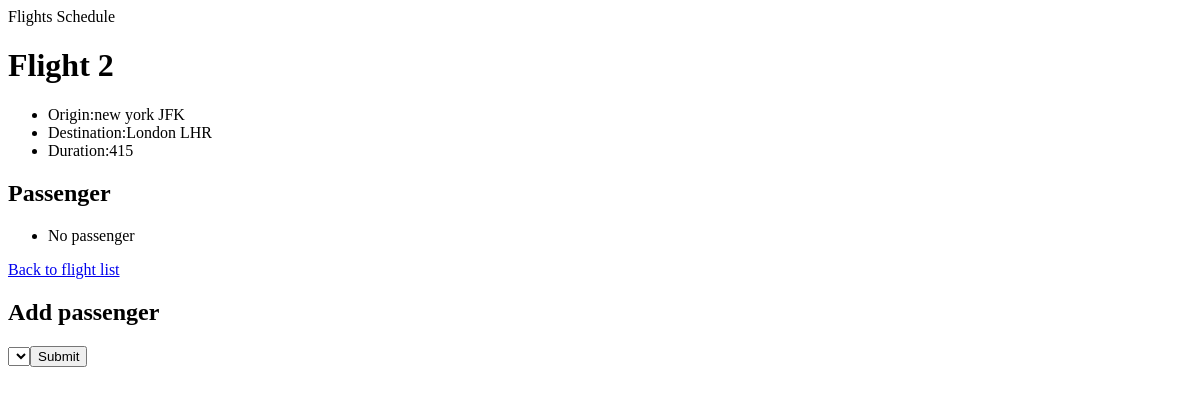
Page /flights/2 on the earlier database version.
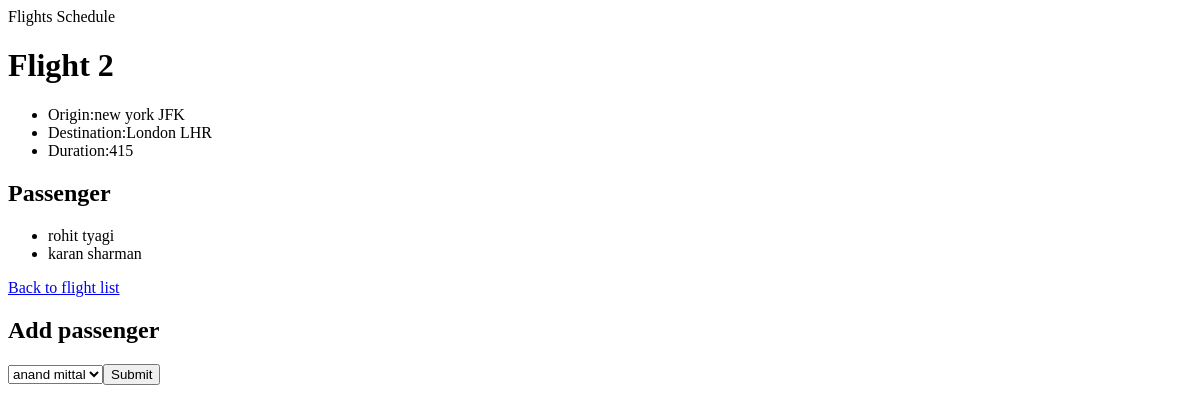
Same page on the later database version.
### flights/models.py (models this page shows)
class Passenger(models.Model):
    first = models.CharField(max_length=64)
    last  = models.CharField(max_length=64)
    flights = models.ManyToManyField(Flight ,blank=True,related_name="passenger")
    def __str__(self):
        return f"{self.first} {self.last}"

### flights/views.py (the view)
# urls.py: path("<int:flight_id>", views.flight , name="flight"),
def flight(request,flight_id):
      flight =Flight.objects.get(pk=flight_id)
      return render(request,"flights/flight.html",{
         "flight":flight ,
         "passenger":flight.passenger.all() ,
         "non_passenger":Passenger.objects.exclude(flights=flight).all()
      })

### flights/models.py (called while the page is built)
    def __str__(self):
        return f"{self.city} {self.code}"

### flights/templates/flights/flight.html (shortened to what this page needs)
{% extends "flights/layout.html"%}
{% block body %}
    <h1>Flight {{flight.id}}</h1>
    <ul>
        <li>Origin:{{ flight.origin }}</li>
        <li>Destination:{{ flight.destination }}</li>
        <li>Duration:{{ flight.duration }}</li>
    </ul>
    <h2>Passenger</h2>
    <ul>
       {%for passenger in passenger %}
            <li>{{passenger}}</li>
        {% empty %}
            <li> No passenger</li>
       {%endfor%}
    </ul>
        <a href = "{% url 'index'%}">Back to flight list </a>
    <h2>Add passenger </h2>
    <form action="{%url 'book' flight.id %}" method = "post">
     <select name = "passenger">
      {%for passenger in non_passenger %}
          <option value ="{{passenger.id}}">{{passenger}}</option>
      {%endfor%}
      <input type = "submit">
      </select>
{% endblock %}

Differences in the rows shown:
added Passenger: first+last "rohit tyagi"
added Passenger: first+last "karan sharman"
Other differences:
form field passenger: (not shown) → "anand mittal"
text no longer shown: "No passenger"
